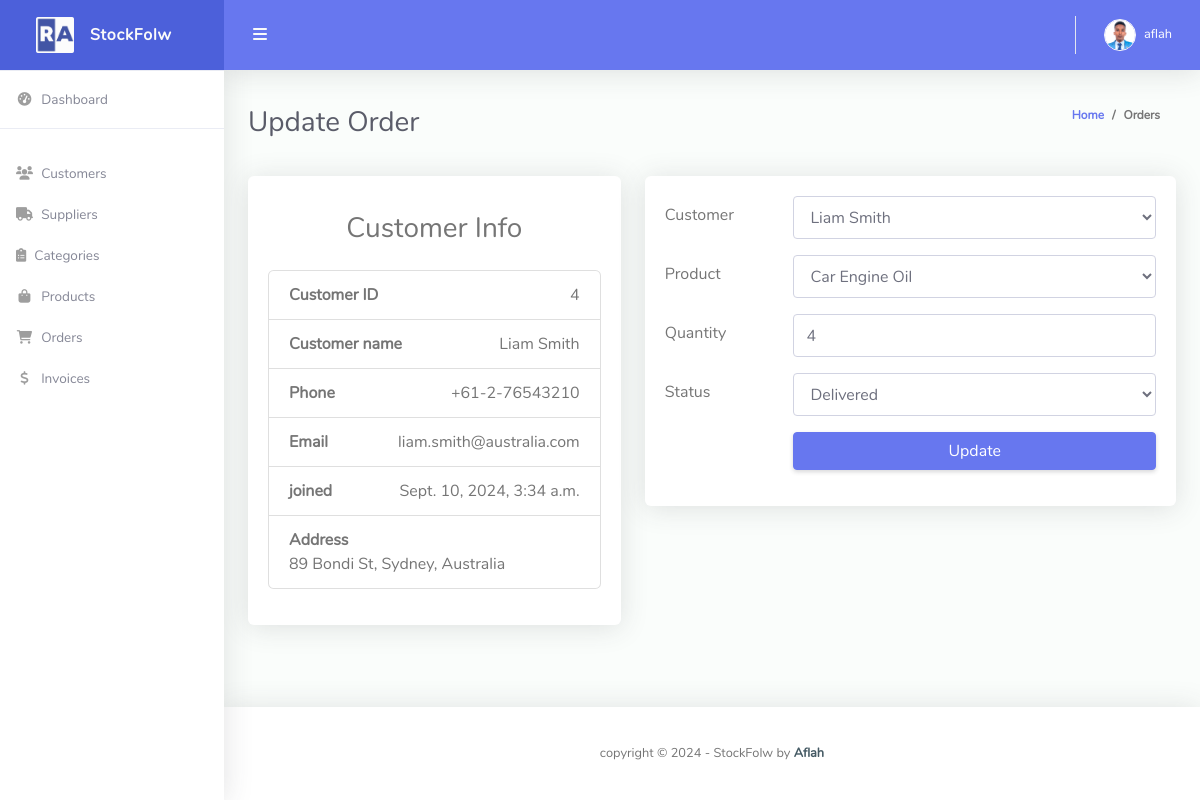
/update_order/12/ (signed in), run on the app's committed database.
### stockflow/models.py (models this page shows, shortened)
class Order(models.Model):
    STATUS = (
        ('Pending', 'Pending'),
        ('Shipped', 'Shipped'),
        ('Delivered', 'Delivered'),
    )
    customer = models.ForeignKey(Customer, on_delete=models.CASCADE)
    product = models.ForeignKey(Product, on_delete=models.CASCADE)
    quantity = models.PositiveIntegerField(default=1)
    status = models.CharField(max_length=200, choices=STATUS, default='Pending')
    date_created = models.DateTimeField(auto_now_add=True)

class Customer(models.Model):
    user = models.OneToOneField(User, null=True, blank=True, on_delete=models.CASCADE)
    name = models.CharField(max_length=200, null=True, blank=True)
    phone = models.CharField(max_length=200, null=True, blank=True)
    email = models.EmailField(max_length=200, null=True, blank=True)
    address = models.TextField(null=True, blank=True)
    profile_pic = models.ImageField(default="profile1.png", null=True, blank=True)
    date_created = models.DateTimeField(auto_now_add=True, null=True, blank=True)
    def __str__(self):
        return self.name if self.name else "Unnamed Customer"

### stockflow/views.py (the view, shortened to what this page needs)
# urls.py: path('update_order/<str:pk>/', views.updateOrder, name='update_order'),
@login_required(login_url='login')
def updateOrder(request, pk):
    try:
        order = Order.objects.get(id=pk)
    except Order.DoesNotExist:
        messages.error(request, 'Order does not exist.')
        return redirect('order')
    product = order.product
    current_quantity = order.quantity
    form = OrderForm(instance=order)
    context = {'form': form, 'order': order}
    return render(request, 'edit_order.html', context)

### stockflow/forms.py (shortened to what this page needs)
class OrderForm(forms.ModelForm):
    class Meta:
        model = Order
        fields = ['customer', 'product', 'quantity', 'status']
        widgets = {
            'customer': forms.Select(attrs={'class': 'form-control', 'placeholder': 'Customer', 'required': True}),
            'product': forms.Select(attrs={'class': 'form-control', 'placeholder': 'Product', 'required': True}),
            'quantity': forms.NumberInput(attrs={'class': 'form-control', 'placeholder': 'Quantity', 'required': True}),
            'status': forms.Select(attrs={'class': 'form-control', 'placeholder': 'Status', 'required': True}),
        }

### stockflow/models.py (called while the page is built)
    def __str__(self):
        return self.name

### templates/edit_order.html (shortened to what this page needs)
{% extends 'base.html' %}
{% block content %}
<div class="container-fluid" id="container-wrapper">
    <div class="d-sm-flex align-items-center justify-content-between mb-4">
        <h1 class="h3 mb-0 text-gray-800">Update Order</h1>
        <ol class="breadcrumb">
            <li class="breadcrumb-item"><a href="{% url 'home' %}">Home</a></li>
            <li class="breadcrumb-item">Orders</li>
        </ol>
    </div>
    <div class="row mb-3">
        <div class="col-md-5">
            <div class="card card-primary card-outline">
                <div class="card-body">
                    <h3 class="text-center mt-3">Customer Info</h3>
                    <ul class="list-group list-group-unbordered mt-4 mb-3">
                        <li class="list-group-item">
                            <b>Customer ID</b> <a class="float-right">{{order.customer.id}}</a>
                        </li>
                        <li class="list-group-item">
                            <b>Customer name</b> <a class="float-right">{{order.customer.name}}</a>
                        </li>
                        <li class="list-group-item">
                            <b>Phone</b> <a class="float-right">{{ order.customer.phone }}</a>
                        </li>
                        <li class="list-group-item">
                            <b>Email</b> <a class="float-right">{{ order.customer.email }}</a>
                        </li>
                        <li class="list-group-item">
                            <b>joined</b> <a class="float-right">{{ order.customer.date_created }}</a>
                        </li>
                        <li class="list-group-item">
                            <b>Address</b><br><a>{{ order.customer.address }}</a>
                        </li>
                    </ul>
                </div>
            </div>
        </div>
        <div class="col-md-7">
            <div class="card">
                <div class="card-body">
                    <div class="tab-content">
                        <div class="">
                            <form method="post">
                                <div class="form-group row">
                                    <label class="col-sm-3 col-form-label">Customer</label>
                                    <div class="col-sm-9">
                                        {{ form.customer}}
                                    </div>
                                </div>
                                <div class="form-group row">
                                    <label class="col-sm-3 col-form-label">Product</label>
                                    <div class="col-sm-9">
                                        {{ form.product}}
                                    </div>
                                </div>
                                <div class="form-group row">
                                    <label class="col-sm-3 col-form-label">Quantity</label>
                                    <div class="col-sm-9">
                                        {{ form.quantity}}
                                    </div>
                                </div>
                                <div class="form-group row">
                                    <label class="col-sm-3 col-form-label">Status</label>
                                    <div class="col-sm-9">
                                        {{ form.status}}
                                    </div>
                                </div>
                                <div class="form-group row">
                                    <div class="col-sm-9 offset-3">
                                        <button type="submit" class="btn btn-primary btn-block">Update</button>
                                    </div>
                                </div>
                            </form>
                        </div>
                    </div>
                </div>
            </div>
        </div>
    </div>
</div>
{% endblock %}

### templates/partials/topbar.html (shortened to what this page needs)
{% load static %}
<nav class="navbar navbar-expand navbar-light bg-navbar topbar mb-4 static-top">
    <button id="sidebarToggleTop" class="btn btn-link rounded-circle mr-3">
        <i class="fa fa-bars"></i>
    </button>
    <ul class="navbar-nav ml-auto">
        <li class="nav-item dropdown no-arrow">
            <a class="nav-link dropdown-toggle" href="#" id="userDropdown" role="button" data-toggle="dropdown"
                aria-haspopup="true" aria-expanded="false">
                {% if request.user.customer.profile_pic %}
                <img class="img-profile rounded-circle" src="{{request.user.customer.profile_pic.url}}"
                    style="max-width: 60px">
                {% else %}
                <img class="img-profile rounded-circle" src="{% static 'img/Testro.jpg' %}" style="max-width: 60px">
                {% endif %}
                <span class="ml-2 d-none d-lg-inline text-white small">{{request.user}}</span>
            </a>
        </li>
    </ul>
</nav>

### data on the page
Order: customer.id "4", customer.name "Liam Smith", customer.phone "+61-2-76543210", customer.email "liam.smith@australia.com", customer.date_created "Sept. 10, 2024, 3:34 a.m.", customer.address "89 Bondi St, Sydney, Australia", customer "Liam Smith", product "Car Engine Oil", quantity "4", status "Delivered"

### other printed values
{{ request.user }} "aflah"
